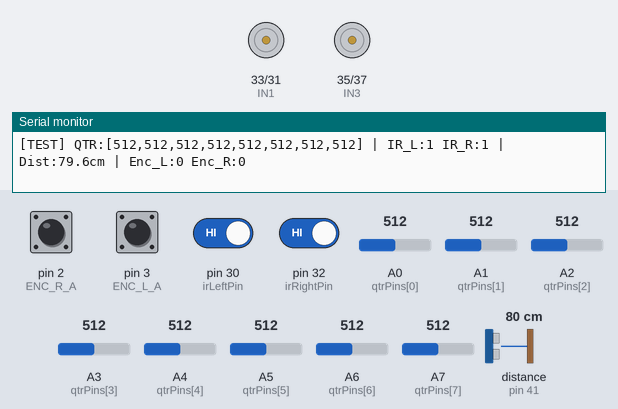
Recording of a sketch running on a simulated Arduino Mega 2560, built with avr-gcc and run on an emulated ATmega2560. Shown: motor-driver pin pairs drawn as motors (green arrow = first pin HIGH = forward, orange = second pin HIGH = backward, longer = more drive, scaled by the enable pin), the last lines printed to the serial monitor. Wiring (inferred from the names in the program): ultrasonic range finder: trigger pin 40; echo pin 41. The test bench sets the inputs (shaded band); at power-on: pin 2 (ENC_R_A), pin 3 (ENC_L_A), pin 30 (irLeftPin), pin 32 (irRightPin) HIGH, A0 (qtrPins[0]) = 512, A1 (qtrPins[1]) = 512, A2 (qtrPins[2]) = 512, A3 (qtrPins[3]) = 512, A4 (qtrPins[4]) = 512, A5 (qtrPins[5]) = 512, A6 (qtrPins[6]) = 512, A7 (qtrPins[7]) = 512, distance to the obstacle (sensor on pin 41) 80 cm. The echo pulse lasts 58.3 µs per cm.

Above: at 3.0 s.
At 7.5 s:
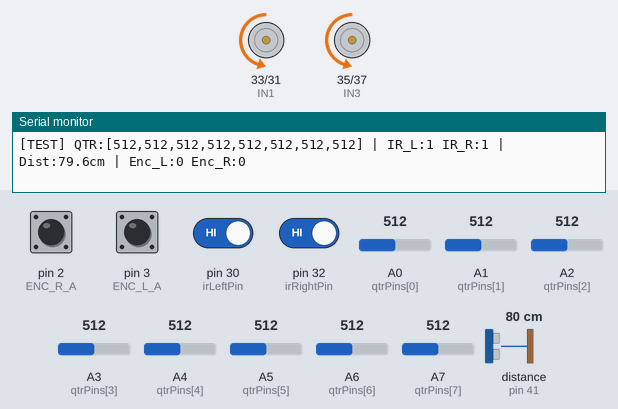
At 13.5 s:
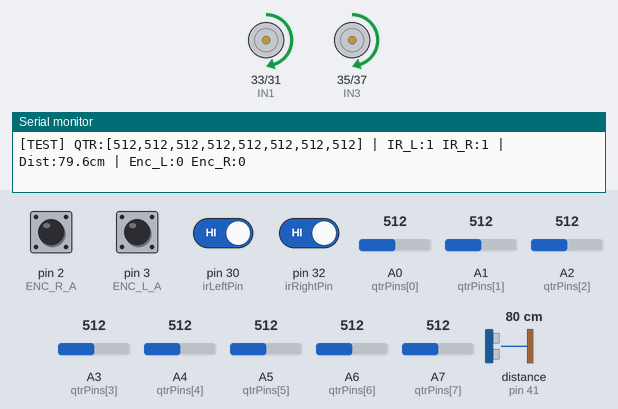
Timing chart, 0 to 15.6 s (numbered marks = the images above):
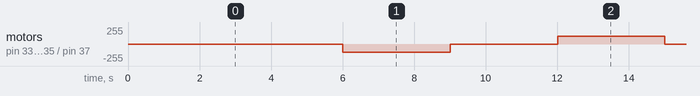

The sketch:

All_in_one_test_case_v2.ino
```cpp
/*
  Line Follower Comprehensive Test Code - Non-Blocking (Mega + ESP on Serial3)
  Components: 2x N20 Motors + Encoders, QTR-8 Array (A0-A7),
              2x Digital IR (Pin 30, 32), HC-SR04 Ultrasonic (Pin 40, 41)
*/

// --- Pin Definitions ---
// Motors & Driver
const int ENA = 4;
const int IN1 = 33;
const int IN2 = 31;
const int ENB = 5;
const int IN3 = 35;
const int IN4 = 37;

// Encoders
const int ENC_L_A = 3; // Interrupt pin
const int ENC_L_B = 22;
const int ENC_R_A = 2; // Interrupt pin
const int ENC_R_B = 24;

// QTR-8 Sensor Array (Analog pins)
const int qtrPins[8] = {A0, A1, A2, A3, A4, A5, A6, A7};
int qtrValues[8];

// Digital IR Sensors
const int irLeftPin = 30;
const int irRightPin = 32;

// Ultrasonic Sensor (HC-SR04)
const int trigPin = 40;
const int echoPin = 41;

// --- Encoder Pulse Counters (Volatile for ISR) ---
volatile long leftEncoderCount = 0;
volatile long rightEncoderCount = 0;

// --- Timing Variables (Millis / Micros based non-blocking) ---
unsigned long previousTelemetryMillis = 0;
const unsigned long telemetryInterval = 500; // Print data every 200ms

unsigned long previousMotorTestMillis = 0;
int motorTestState = 0; // State machine for simple motor test pattern

// --- Non-Blocking Ultrasonic State Machine Variables ---
enum UltrasonicState { US_IDLE, US_TRIGGERED, US_WAITING_ECHO };
UltrasonicState usState = US_IDLE;
unsigned long usTimer = 0;
unsigned long echoStartTime = 0;
float measuredDistanceCm = 0.0;
const unsigned long usInterval = 60; // Ping every 60ms

void setup() {
  // Initialize serial ports
  Serial.begin(115200);
  Serial3.begin(115200); // Connected to onboard ESP8266

  // Motor Pins Setup
  pinMode(ENA, OUTPUT);
  pinMode(ENB, OUTPUT);
  pinMode(IN1, OUTPUT);
  pinMode(IN2, OUTPUT);
  pinMode(IN3, OUTPUT);
  pinMode(IN4, OUTPUT);

  // Encoder Pins Setup
  pinMode(ENC_L_A, INPUT_PULLUP);
  pinMode(ENC_L_B, INPUT_PULLUP);
  pinMode(ENC_R_A, INPUT_PULLUP);
  pinMode(ENC_R_B, INPUT_PULLUP);

  // Attach Interrupts for Encoders
  attachInterrupt(digitalPinToInterrupt(ENC_L_A), isrLeftEncoder, RISING);
  attachInterrupt(digitalPinToInterrupt(ENC_R_A), isrRightEncoder, RISING);

  // QTR Pins Setup
  for (int i = 0; i < 8; i++) {
    pinMode(qtrPins[i], INPUT);
  }

  // Digital IR Pins Setup
  pinMode(irLeftPin, INPUT);
  pinMode(irRightPin, INPUT);

  // Ultrasonic Pins Setup
  pinMode(trigPin, OUTPUT);
  pinMode(echoPin, INPUT);
  digitalWrite(trigPin, LOW);

  printToBoth("=== ALL-COMPONENT TEST INITIALIZED ===");
}

void loop() {
  // 1. Run Non-Blocking Ultrasonic State Machine
  updateUltrasonicNonBlocking();

  // 2. Run Non-Blocking Motor Test Pattern (Forward -> Stop -> Reverse)
  runMotorTestPatternNonBlocking();

  // 3. Telemetry Streamer (Independent interval)
  unsigned long currentMillis = millis();
  if (currentMillis - previousTelemetryMillis >= telemetryInterval) {
    previousTelemetryMillis = currentMillis;

    readQTRSensors();
    bool irLeftState = digitalRead(irLeftPin);
    bool irRightState = digitalRead(irRightPin);

    // Format Telemetry String
    String telemetry = "[TEST]";
    telemetry += " QTR:[";
    for(int i=0; i<8; i++) {
      telemetry += String(qtrValues[i]);
      if(i < 7) telemetry += ",";
    }
    telemetry += "]";
    telemetry += " | IR_L:" + String(irLeftState) + " IR_R:" + String(irRightState);
    telemetry += " | Dist:" + String(measuredDistanceCm, 1) + "cm";
    telemetry += " | Enc_L:" + String(leftEncoderCount) + " Enc_R:" + String(rightEncoderCount);

    printToBoth(telemetry);
  }
}

// --- Encoder Interrupt Service Routines ---
void isrLeftEncoder() {
  if (digitalRead(ENC_L_B) == HIGH) {
    leftEncoderCount++;
  } else {
    leftEncoderCount--;
  }
}

void isrRightEncoder() {
  if (digitalRead(ENC_R_B) == HIGH) {
    rightEncoderCount++;
  } else {
    rightEncoderCount--;
  }
}

// --- Non-Blocking QTR Reader ---
void readQTRSensors() {
  for (int i = 0; i < 8; i++) {
    qtrValues[i] = analogRead(qtrPins[i]);
  }
}

// --- Non-Blocking Ultrasonic State Machine Implementation ---
void updateUltrasonicNonBlocking() {
  unsigned long currentMicros = micros();
  unsigned long currentMillis = millis();

  switch (usState) {
    case US_IDLE:
      if (currentMillis - usTimer >= usInterval) {
        usTimer = currentMillis;
        // Send 10us trigger pulse
        digitalWrite(trigPin, HIGH);
        usState = US_TRIGGERED;
        echoStartTime = currentMicros; // Use as trigger pulse start marker
      }
      break;

    case US_TRIGGERED:
      // Keep trigger high for at least 10 microseconds
      if (currentMicros - echoStartTime >= 10) {
        digitalWrite(trigPin, LOW);
        usState = US_WAITING_ECHO;
        echoStartTime = micros(); // Reset timer to monitor echo timeout
      }
      break;

    case US_WAITING_ECHO:
      int echoVal = digitalRead(echoPin);
      if (echoVal == HIGH) {
        // Echo has started, wait for it to go LOW
        // To keep it strictly non-blocking without pulseIn, we sample pin state
        // If high duration is too long (timeout ~30ms = max ~5 meters), reset
        unsigned long startPulse = micros();
        while (digitalRead(echoPin) == HIGH) {
          if (micros() - startPulse > 30000) { // 30ms timeout safeguard
            break;
          }
        }
        unsigned long duration = micros() - startPulse;
        measuredDistanceCm = (duration * 0.0343) / 2.0;
        usState = US_IDLE;
      }
      else if (currentMicros - echoStartTime > 30000) {
        // Timeout: no object detected within range
        measuredDistanceCm = 999.0;
        usState = US_IDLE;
      }
      break;
  }
}

// --- Non-Blocking Motor Test Pattern ---
void runMotorTestPatternNonBlocking() {
  unsigned long currentMillis = millis();

  // Rotate test states every 3 seconds: 0: Forward, 1: Stop, 2: Reverse, 3: Stop
  if (currentMillis - previousMotorTestMillis >= 3000) {
    previousMotorTestMillis = currentMillis;
    motorTestState = (motorTestState + 1) % 4;

    switch (motorTestState) {
      case 0: // Move Forward
        setMotors(120, 120, true, true);
        break;
      case 1: // Stop
        setMotors(0, 0, true, true);
        break;
      case 2: // Move Reverse
        setMotors(120, 120, false, false);
        break;
      case 3: // Stop
        setMotors(0, 0, true, true);
        break;
    }
  }
}

// Helper to set motor speed and direction
void setMotors(int speedL, int speedR, bool forwardL, bool forwardR) {
  analogWrite(ENA, speedL);
  analogWrite(ENB, speedR);

  digitalWrite(IN1, forwardL ? HIGH : LOW);
  digitalWrite(IN2, forwardL ? LOW : HIGH);
  digitalWrite(IN3, forwardR ? HIGH : LOW);
  digitalWrite(IN4, forwardR ? LOW : HIGH);
}

// Helper to broadcast to USB and Serial3 (ESP)
void printToBoth(String msg) {
  Serial.println(msg);
  Serial3.println(msg);
}
```

Measured:
- by itself, motor on pin 33 (IN1) / pin 31 (IN2), motor on pin 35 (IN3) / pin 37 (IN4): repeats every 12.0 s: stopped 3.0 s, forward 120/255 3.0 s, stopped 3.0 s, backward 120/255 3.0 s
